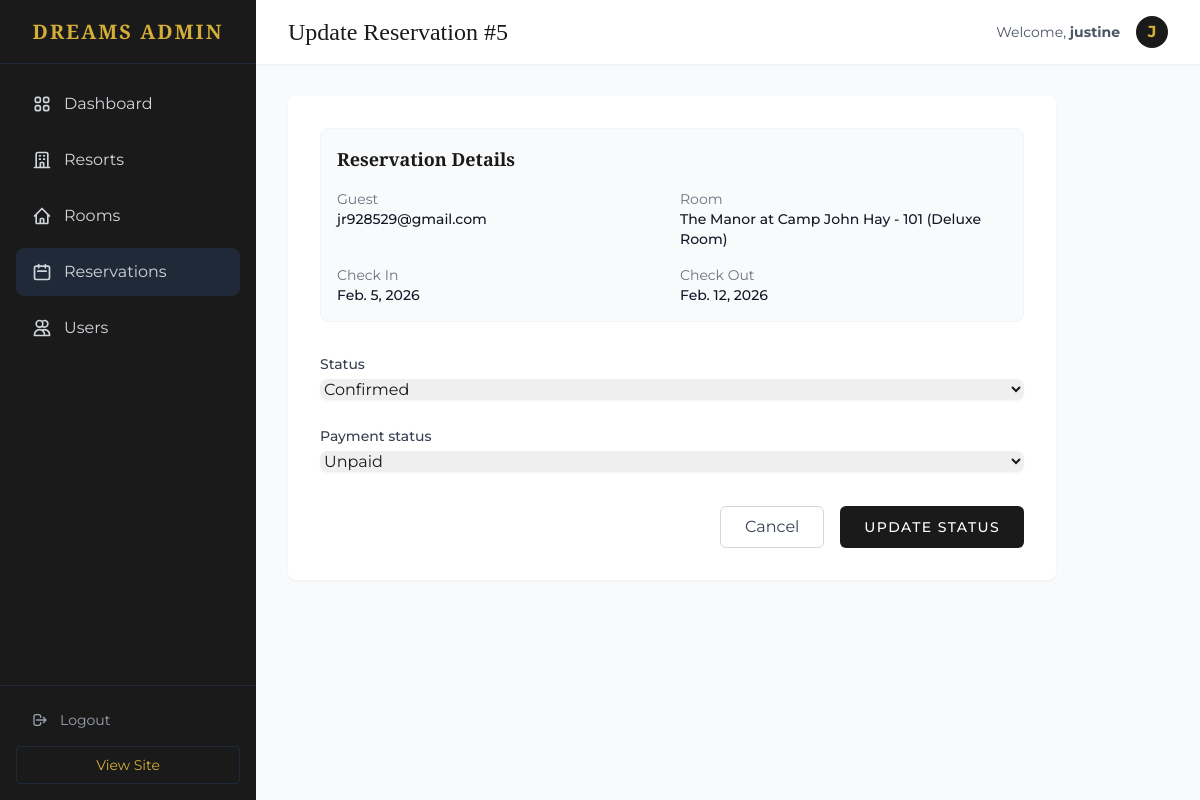
The app's page /custom-admin/reservations/5/update/ (signed in) with its own data.
### core/models.py (models this page shows, shortened)
class Reservation(models.Model):
    STATUS_CHOICES = [
        ('P', 'Pending'),
        ('C', 'Confirmed'),
        ('X', 'Cancelled'),
        ('D', 'Completed'),
    ]
    PAYMENT_STATUS_CHOICES = [
        ('Paid', 'Paid'),
        ('Unpaid', 'Unpaid'),
    ]
    user = models.ForeignKey(User, on_delete=models.CASCADE, related_name='reservations')
    room = models.ForeignKey(Room, on_delete=models.CASCADE, related_name='reservations')
    check_in = models.DateField()
    check_out = models.DateField()
    status = models.CharField(max_length=1, choices=STATUS_CHOICES, default='P')
    payment_status = models.CharField(max_length=10, choices=PAYMENT_STATUS_CHOICES, default='Unpaid')
    created_at = models.DateTimeField(auto_now_add=True)

class Room(models.Model):
    STATUS_CHOICES = [
        ('A', 'Available'),
        ('M', 'Maintenance'),
    ]
    resort = models.ForeignKey(Resort, on_delete=models.CASCADE, related_name='rooms')
    room_type = models.ForeignKey(RoomType, on_delete=models.CASCADE, related_name='rooms')
    number = models.CharField(max_length=50)
    status = models.CharField(max_length=1, choices=STATUS_CHOICES, default='A')
    def __str__(self):
        return f"{self.resort.name} - {self.number} ({self.room_type.name})"

class Resort(models.Model):
    CATEGORY_CHOICES = [
        ('Resort', 'Resort'),
        ('Hotel', 'Hotel'),
    ]
    name = models.CharField(max_length=200)
    category = models.CharField(max_length=10, choices=CATEGORY_CHOICES, default='Resort')
    location = models.CharField(max_length=200)
    description = models.TextField()
    image_url = models.URLField(default="https://images.unsplash.com/photo-1566073771259-6a8506099945?fit=crop&w=800&q=80", help_text="URL of the resort image")

class RoomType(models.Model):
    name = models.CharField(max_length=100)
    description = models.TextField()
    capacity = models.IntegerField(help_text="Number of guests")
    price = models.DecimalField(max_digits=10, decimal_places=2)

### core/views_admin.py (the view)
# urls.py: path('custom-admin/reservations/<int:pk>/update/', views_admin.admin_reservation_update, name='admin_reservation_update'),
@user_passes_test(is_admin, login_url='login')
def admin_reservation_update(request, pk):
    reservation = get_object_or_404(Reservation, pk=pk)
    if request.method == 'POST':
        form = ReservationStatusForm(request.POST, instance=reservation)
        if form.is_valid():
            form.save()
            messages.success(request, 'Reservation updated successfully!')
            return redirect('admin_reservation_list')
    else:
        form = ReservationStatusForm(instance=reservation)
    return render(request, 'core/admin/reservation_form.html', {'form': form, 'object': reservation})

### core/forms.py
class ReservationStatusForm(forms.ModelForm):
    class Meta:
        model = Reservation
        fields = ['status', 'payment_status']
        widgets = {
            'status': forms.Select(attrs={'class': 'w-full border-gray-300 rounded-lg shadow-sm focus:border-accent focus:ring focus:ring-accent focus:ring-opacity-50'}),
            'payment_status': forms.Select(attrs={'class': 'w-full border-gray-300 rounded-lg shadow-sm focus:border-accent focus:ring focus:ring-accent focus:ring-opacity-50'}),
        }

### core/views_admin.py (called while the page is built)
def is_admin(user):
    return user.is_authenticated and (user.is_staff or user.is_superuser)

### core/templates/core/admin/reservation_form.html (shortened to what this page needs)
{% extends 'core/admin/base_admin.html' %}
{% block header_title %}Update Reservation #{{ object.id }}{% endblock %}
{% block content %}
<div class="max-w-3xl bg-white rounded-lg shadow-sm p-8">
    <div class="mb-8 p-4 bg-gray-50 rounded-lg border border-gray-100">
        <h4 class="text-lg font-serif font-bold text-primary mb-4">Reservation Details</h4>
        <div class="grid grid-cols-2 gap-4 text-sm">
            <div>
                <p class="text-gray-500">Guest</p>
                <p class="font-medium text-gray-900">{{ object.user.username }}</p>
            </div>
            <div>
                <p class="text-gray-500">Room</p>
                <p class="font-medium text-gray-900">{{ object.room }}</p>
            </div>
            <div>
                <p class="text-gray-500">Check In</p>
                <p class="font-medium text-gray-900">{{ object.check_in }}</p>
            </div>
            <div>
                <p class="text-gray-500">Check Out</p>
                <p class="font-medium text-gray-900">{{ object.check_out }}</p>
            </div>
        </div>
    </div>
    <form method="post">
        <div class="grid grid-cols-1 gap-6">
            {% for field in form %}
            <div>
                <label for="{{ field.id_for_label }}" class="block text-sm font-medium text-gray-700 mb-1">
                    {{ field.label }}
                </label>
                {{ field }}
            </div>
            {% endfor %}
        </div>
        <div class="mt-8 flex justify-end space-x-4">
            <a href="{% url 'admin_reservation_list' %}"
                class="px-6 py-2 border border-gray-300 rounded-md text-gray-700 hover:bg-gray-50 transition-colors">
                Cancel
            </a>
            <button type="submit"
                class="bg-primary text-white px-6 py-2 rounded-md hover:bg-gray-800 transition-colors uppercase tracking-widest text-sm font-medium">
                Update Status
            </button>
        </div>
    </form>
</div>
{% endblock %}

### core/templates/core/admin/base_admin.html (shortened to what this page needs)
<!DOCTYPE html>
<html lang="en">
<head>
    <script src="https://cdn.tailwindcss.com"></script>
</head>
<body class="bg-gray-100 font-sans text-primary flex h-screen overflow-hidden">
    <aside class="w-64 bg-primary text-white flex flex-col shadow-lg">
        <div class="h-16 flex items-center justify-center border-b border-gray-800">
            <a href="{% url 'admin_dashboard' %}" class="text-xl font-serif font-bold tracking-widest text-accent">
                DREAMS ADMIN
            </a>
        </div>
        <nav class="flex-1 overflow-y-auto py-4">
            <ul class="space-y-2 px-4">
                <li>
                    <a href="{% url 'admin_dashboard' %}"
                        class="flex items-center px-4 py-3 text-gray-300 hover:bg-gray-800 hover:text-accent rounded-lg transition-colors {% if request.resolver_match.url_name == 'admin_dashboard' %}bg-gray-800 text-accent{% endif %}">
                        Dashboard
                    </a>
                </li>
                <li>
                    <a href="{% url 'admin_resort_list' %}"
                        class="flex items-center px-4 py-3 text-gray-300 hover:bg-gray-800 hover:text-accent rounded-lg transition-colors {% if 'resort' in request.resolver_match.url_name %}bg-gray-800 text-accent{% endif %}">
                        <svg class="w-5 h-5 mr-3" fill="none" stroke="currentColor" viewBox="0 0 24 24">
                            <path stroke-linecap="round" stroke-linejoin="round" stroke-width="2"
                                d="M19 21V5a2 2 0 00-2-2H7a2 2 0 00-2 2v16m14 0h2m-2 0h-5m-9 0H3m2 0h5M9 7h1m-1 4h1m4-4h1m-1 4h1m-5 10v-5a1 1 0 011-1h2a1 1 0 011 1v5m-4 0h4">
                            </path>
                        </svg>
                        Resorts
                    </a>
                </li>
                <li>
                    <a href="{% url 'admin_room_list' %}"
                        class="flex items-center px-4 py-3 text-gray-300 hover:bg-gray-800 hover:text-accent rounded-lg transition-colors {% if 'room' in request.resolver_match.url_name %}bg-gray-800 text-accent{% endif %}">
                        <svg class="w-5 h-5 mr-3" fill="none" stroke="currentColor" viewBox="0 0 24 24">
                            <path stroke-linecap="round" stroke-linejoin="round" stroke-width="2"
                                d="M3 12l2-2m0 0l7-7 7 7M5 10v10a1 1 0 001 1h3m10-11l2 2m-2-2v10a1 1 0 01-1 1h-3m-6 0a1 1 0 001-1v-4a1 1 0 011-1h2a1 1 0 011 1v4a1 1 0 001 1m-6 0h6">
                            </path>
                        </svg>
                        Rooms
                    </a>
                </li>
                <li>
                    <a href="{% url 'admin_reservation_list' %}"
                        class="flex items-center px-4 py-3 text-gray-300 hover:bg-gray-800 hover:text-accent rounded-lg transition-colors {% if 'reservation' in request.resolver_match.url_name %}bg-gray-800 text-accent{% endif %}">
                        <svg class="w-5 h-5 mr-3" fill="none" stroke="currentColor" viewBox="0 0 24 24">
                            <path stroke-linecap="round" stroke-linejoin="round" stroke-width="2"
                                d="M8 7V3m8 4V3m-9 8h10M5 21h14a2 2 0 002-2V7a2 2 0 00-2-2H5a2 2 0 00-2 2v12a2 2 0 002 2z">
                            </path>
                        </svg>
                        Reservations
                    </a>
                </li>
                <li>
                    <a href="{% url 'admin_user_list' %}"
                        class="flex items-center px-4 py-3 text-gray-300 hover:bg-gray-800 hover:text-accent rounded-lg transition-colors {% if 'user' in request.resolver_match.url_name %}bg-gray-800 text-accent{% endif %}">
                        <svg class="w-5 h-5 mr-3" fill="none" stroke="currentColor" viewBox="0 0 24 24">
                            <path stroke-linecap="round" stroke-linejoin="round" stroke-width="2"
                                d="M12 4.354a4 4 0 110 5.292M15 21H3v-1a6 6 0 0112 0v1zm0 0h6v-1a6 6 0 00-9-5.197M13 7a4 4 0 11-8 0 4 4 0 018 0z">
                            </path>
                        </svg>
                        Users
                    </a>
                </li>
            </ul>
        </nav>
        <div class="p-4 border-t border-gray-800">
            <form action="{% url 'logout' %}" method="post">
                <button type="submit"
                    class="flex items-center w-full px-4 py-2 text-sm text-gray-400 hover:text-white hover:bg-gray-800 rounded transition-colors">
                    <svg class="w-4 h-4 mr-3" fill="none" stroke="currentColor" viewBox="0 0 24 24">
                        <path stroke-linecap="round" stroke-linejoin="round" stroke-width="2"
                            d="M17 16l4-4m0 0l-4-4m4 4H7m6 4v1a3 3 0 01-3 3H6a3 3 0 01-3-3V7a3 3 0 013-3h4a3 3 0 013 3v1">
                        </path>
                    </svg>
                    Logout
                </button>
            </form>
            <a href="{% url 'home' %}"
                class="flex items-center w-full px-4 py-2 mt-2 text-sm text-accent hover:text-white rounded transition-colors justify-center border border-gray-800 hover:border-gray-600">
                View Site
            </a>
        </div>
    </aside>
    <main class="flex-1 flex flex-col overflow-hidden bg-gray-50">
        <header class="h-16 bg-white shadow-sm flex items-center justify-between px-8">
            <h2 class="text-2xl font-serif text-primary">{% block header_title %}Dashboard{% endblock %}</h2>
            <div class="flex items-center space-x-4">
                <span class="text-sm text-gray-600">Welcome, <strong>{{ user.username }}</strong></span>
                <div class="w-8 h-8 rounded-full bg-primary text-accent flex items-center justify-center font-bold">
                    {{ user.username|make_list|first|upper }}
                </div>
            </div>
        </header>
        <div class="flex-1 overflow-y-auto p-8">
            {% block content %}{% endblock %}
        </div>
    </main>
</body>
</html>

### records on screen
Reservation: id "5", user.username "jr928529@gmail.com", room "The Manor at Camp John Hay - 101 (Deluxe Room)", check_in "Feb. 5, 2026", check_out "Feb. 12, 2026", form "Confirmed" "Unpaid"

### other values on screen
{{ user.username }} "justine"
{{ user.username|make_list|first|upper }} "J"
{{ field.label }} "Status" "Payment status"
